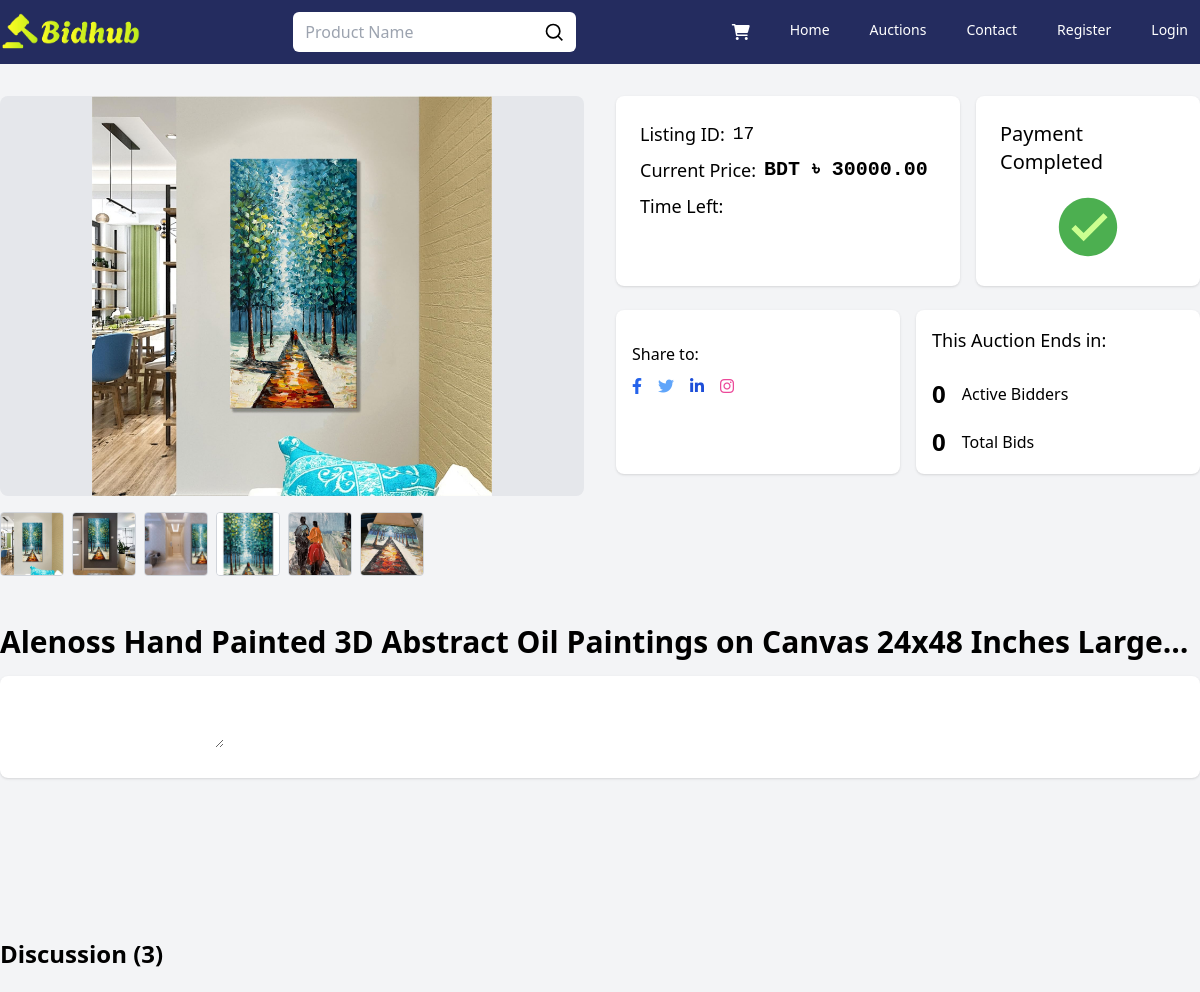
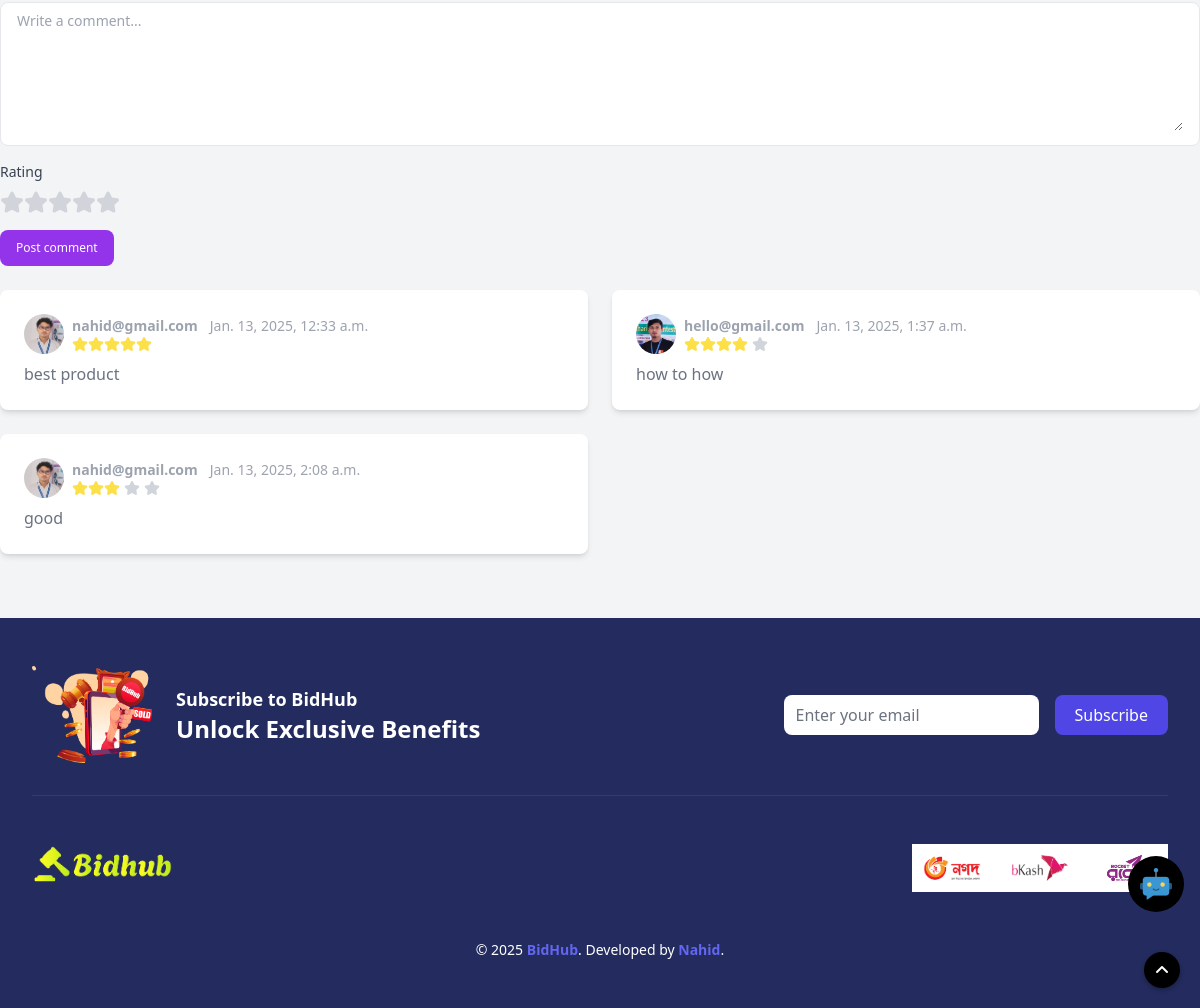
Screenshot of /auction/17 with the database file from the repository (2 pictures, top to bottom).
### auctions/models.py (models this page shows, shortened)
class AuctionList(models.Model):
    user = models.ForeignKey(User, on_delete=models.CASCADE, null=True)
    title = models.CharField(max_length=2000)
    desc = tinymce_models.HTMLField()
    starting_bid = models.IntegerField()
    buy_now_price = models.IntegerField(default=0)
    bid_watch_list = models.IntegerField(default=0)
    expire_date = models.DateTimeField(blank=False, null=True)
    categories = models.ManyToManyField('Category', through='AuctionCategory')
    active_bool = models.BooleanField(default=True)
    def get_highest_bid(self):
        highest_bid = self.bids.order_by('-bid').first()
        return highest_bid.bid if highest_bid else self.starting_bid

class Comments(models.Model):
    user = models.ForeignKey(User, on_delete=models.CASCADE)
    listing = models.ForeignKey(AuctionList, on_delete=models.CASCADE)
    comment = models.TextField()
    rating = models.IntegerField(
        choices=[(1, '1 Star'), (2, '2 Stars'), (3, '3 Stars'), (4, '4 Stars'), (5, '5 Stars')])
    created_at = models.DateTimeField(auto_now_add=True)
    updated_at = models.DateTimeField(auto_now=True)

class User(AbstractUser):
    profile_picture = models.ImageField(upload_to='profile_pictures', null=True, blank=True)
    email = models.EmailField(_('email address'), unique=True)
    province = models.CharField(max_length=100, blank=True)
    city = models.CharField(max_length=100, blank=True)
    zone = models.CharField(max_length=100, blank=True)
    address = models.TextField(null=True, blank=True)
    zip_code = models.CharField(max_length=20, blank=True)
    phone = models.CharField(max_length=15, blank=True)
    objects = CustomUserManager()
    USERNAME_FIELD = 'username'
    EMAIL_FIELD = 'email'
    REQUIRED_FIELDS = ['email']
    def __str__(self):
        return self.email

### auctions/views.py (the view)
# urls.py: path("auction/<int:list_id>", views.auction_details, name="auctionDetails"),
def auction_details(request, list_id):
    auction = get_object_or_404(AuctionList, pk=list_id, active_bool=True)
    images = AuctionImage.objects.filter(auction=auction)
    image_urls = [request.build_absolute_uri(image.image_url.url) for image in images if image.image_url]
    bids_present = Bids.objects.filter(auction=auction)
    total_bids = bids_present.count()
    total_bidders = Bids.objects.filter(auction=auction).values('user').annotate(total_bids=Count('user')).count()
    highest_bid = auction.get_highest_bid()
    comments = Comments.objects.filter(listing=auction)
    for comment in comments:
        comment.user_photo = comment.user.profile_picture.url if comment.user.profile_picture else None
    rating_range = range(1, 6)
    context = {
        "list": auction,
        "image_urls": image_urls,
        "comments": comments,
        "rating_range": rating_range,
        "present_bid": minbid(auction.starting_bid, bids_present),
        "total_bids": total_bids,
        "total_bidders": total_bidders,
        "highest_bid": highest_bid,  # Add highest bid to context
        "is_owner": auction.user == request.user,
        "is_payment": Payment.objects.filter(auction=auction, status="VALID").exists()
    }
    return render(request, "details.html", context)

### auctions/views.py (called while the page is built)
def minbid(min_bid, present_bid):
    for bids_list in present_bid:
        if min_bid < int(bids_list.bid):
            min_bid = int(bids_list.bid)
    return min_bid

### auctions/templates/details.html (shortened to what this page needs)
{% extends "layout.html" %}
{% load static %}
{% block body %}
    <section class="py-24 bg-gray-100">
        <div class="container mx-auto px-4 lg:px-0 max-w-[1280px] w-full m-auto">
            <div class="grid grid-cols-1 lg:grid-cols-2 gap-8">
                <div class="relative">
                    <div class="relative w-full h-[400px] bg-gray-200 rounded-lg overflow-hidden">
                        {% if image_urls %}
                            <img src="{{ image_urls.0 }}"
                                 alt="Auction Image"
                                 id="mainImage"
                                 class="w-auto h-full m-auto object-cover object-center cursor-pointer"
                                 onclick="openFullscreen(this.src)"
                            />
                        {% endif %}
                    </div>
                    <div class="relative flex items-center">
                        <div class="flex gap-2 mt-4 overflow-x-auto scroll-smooth scrollbar-hide" id="thumbnail-slider">
                            {% for image_url in image_urls %}
                                <div class="w-16 h-16 flex-shrink-0 overflow-hidden border border-gray-300 rounded cursor-pointer snap-center"
                                     onclick="showImg(this.querySelector('img').src)">
                                    <img src="{{ image_url }}"
                                         alt="Thumbnail Image"
                                         class="w-full h-full object-cover transition-transform transform hover:scale-110"/>
                                </div>
                            {% endfor %}
                        </div>
                    </div>
                </div>
                <div class="space-y-6">
                    <div class="grid grid-cols-1 md:grid-cols-5 gap-4">
                        <div class="bg-white shadow rounded-lg p-6 md:col-span-3">
                            <ul class="space-y-2">
                                <li class="flex gap-2 items-center text-lg font-medium">
                                    <span>Listing ID:</span>
                                    <span class="font-mono">{{ list.id }}</span>
                                </li>
                                <li class="flex gap-2 items-center text-lg font-medium">
                                    <span>Current Price:</span>
                                    <span class="text-xl font-bold font-mono">BDT ৳
                                        {{ present_bid|floatformat:2 }}</span>
                                </li>
                                <li class="flex gap-2 items-center text-lg font-medium">
                                    <span>Time Left:</span>
                                </li>
                            </ul>
                        </div>
                        <div class="bg-white shadow rounded-lg p-6 md:col-span-2">
                            {% if is_payment %}
                                <div class="h-full w-full flex flex-col gap-4 justify-center items-center">
                                    <h1 class="text-xl">Payment Completed</h1>
                                </div>
                            {% endif %}
                        </div>
                    </div>
                    <div class="grid grid-cols-1 md:grid-cols-2 gap-4">
                        <div class="bg-white shadow rounded-lg p-4 col-span-1">
                            <div class="flex gap-4 items-center justify-between">
                                <div class="mt-4">
                                    <span class="block mb-2 font-medium">Share to:</span>
                                    <ul class="flex space-x-4">
                                        <li>
                                            <a href="#0" class="text-blue-600 hover:text-blue-700">
                                                <i class="fab fa-facebook-f"></i></a>
                                        </li>
                                        <li>
                                            <a href="#0" class="text-blue-400 hover:text-blue-500">
                                                <i class="fab fa-twitter"></i></a>
                                        </li>
                                        <li>
                                            <a href="#0" class="text-blue-700 hover:text-blue-800">
                                                <i class="fab fa-linkedin-in"></i></a>
                                        </li>
                                        <li>
                                            <a href="#0" class="text-pink-500 hover:text-pink-600">
                                                <i class="fab fa-instagram"></i></a>
                                        </li>
                                    </ul>
                                </div>
                            </div>
                        </div>
                        <div class="bg-white shadow rounded-lg p-4 col-span-1">
                            <h6 class="text-lg font-medium">This Auction Ends in:</h6>
                            <div class="mt-6 space-y-4">
                                <div class="flex items-center space-x-4">
                                    <h3 class="text-2xl font-bold">
                                        <span class="counter">{{ total_bidders }}</span>
                                    </h3>
                                    <p>Active Bidders</p>
                                </div>
                                <div class="flex items-center space-x-4">
                                    <h3 class="text-2xl font-bold">
                                        <span class="counter">{{ total_bids }}</span>
                                    </h3>
                                    <p>Total Bids</p>
                                </div>
                            </div>
                        </div>
                    </div>
                </div>
            </div>
            <h3 class="text-3xl font-semibold mt-12 cursor-pointer" onclick="toggleTitle(this)">
                <span class="line-clamp-1 overflow-hidden">{{ list.title }}</span>
            </h3>
            <div class="mt-4">
                <div class="bg-white shadow rounded-lg p-6">
                    <textarea id="desc">
                        {{ list.desc }}
                    </textarea>
                </div>
            </div>
        </div>
    </section>
    <section class="py-8 lg:py-16 bg-gray-100 text-black">
        <div class="max-w-7xl mx-auto">
            <div class="flex justify-between items-center mb-6">
                <h2 class="text-lg lg:text-2xl font-bold">Discussion ({{ comments|length }})</h2>
            </div>
            <form class="mb-6" action="{% url 'comment' %}" method="POST">
                <div class="py-2 px-4 bg-white mb-4 rounded-lg rounded-t-lg border">
                    <textarea id="comment" rows="6" name="comment"
                              class="px-0 w-full text-sm border-0 focus:ring-0 focus:outline-none"
                              placeholder="Write a comment..." required></textarea>
                </div>
                <div class="mb-4">
                    <label for="rating" class="block text-sm font-medium text-gray-700 mb-2">Rating</label>
                    <div class="flex items-center" id="star-rating">
                        {% for i in rating_range %}
                            <svg class="w-6 h-6 text-gray-300 cursor-pointer" data-index="{{ i }}"
                                 xmlns="http://www.w3.org/2000/svg" fill="currentColor" viewBox="0 0 22 20">
                                <path d="M20.924 7.625a1.523 1.523 0 0 0-1.238-1.044l-5.051-.734-2.259-4.577a1.534 1.534 0 0 0-2.752 0L7.365 5.847l-5.051.734A1.535 1.535 0 0 0 1.463 9.2l3.656 3.563-.863 5.031a1.532 1.532 0 0 0 2.226 1.616L11 17.033l4.518 2.375a1.534 1.534 0 0 0 2.226-1.617l-.863-5.03L20.537 9.2a1.523 1.523 0 0 0 .387-1.575Z"/>
                            </svg>
                        {% endfor %}
                    </div>
                </div>
                <button type="submit" name="list_id" value="{{ list.id }}"
                        class="inline-flex bg-purple-600 text-white items-center py-2.5 px-4 text-xs font-medium text-center rounded-lg focus:ring-4">
                    Post comment
                </button>
            </form>
            <div class="grid grid-cols-1 lg:grid-cols-2 gap-6">
                {% for comment in comments %}
                    <article class="p-6 text-base bg-white rounded-lg shadow-md">
                        <footer class="flex justify-between items-center mb-2">
                            <div class="flex items-center">
                                <img class="mr-2 w-10 h-10 rounded-full" src="{{ comment.user_photo }}"
                                     alt="{{ comment.user }}">
                                <div class="flex flex-col">
                                    <div class="flex flex-wrap">
                                        <p class="inline-flex text-gray-400 items-center mr-3 text-sm font-semibold">{{ comment.user }}</p>
                                        <p class="text-sm text-gray-400">{{ comment.created_at }}</p>
                                    </div>
                                    <div>
                                        <div class="flex items-center">
                                        </div>
                                    </div>
                                </div>
                            </div>
                        </footer>
                        <p class="text-gray-500 dark:text-gray-400">{{ comment.comment }}</p>
                    </article>
                {% endfor %}
            </div>
        </div>
    </section>
    {% include "assistant.html" %}
{% endblock %}

### rows the page displays
AuctionList: id "17", title "Alenoss Hand Painted 3D Abstract Oil Paintings on Canvas 24x48 Inches…"
Comments: user "nahid@gmail.com", created_at "Jan. 13, 2025, 12:33 a.m.", rating 5 (drawn), comment "best product"
Comments: shows a picture, user "hello@gmail.com", created_at "Jan. 13, 2025, 1:37 a.m.", rating 4 (drawn), comment "how to how"
Comments: user "nahid@gmail.com", created_at "Jan. 13, 2025, 2:08 a.m.", rating 3 (drawn), comment "good"

### other values shown
{{ present_bid|floatformat:2 }} "30000.00"
{{ total_bidders }} "0"
{{ total_bids }} "0"
{{ comments|length }} "3"
